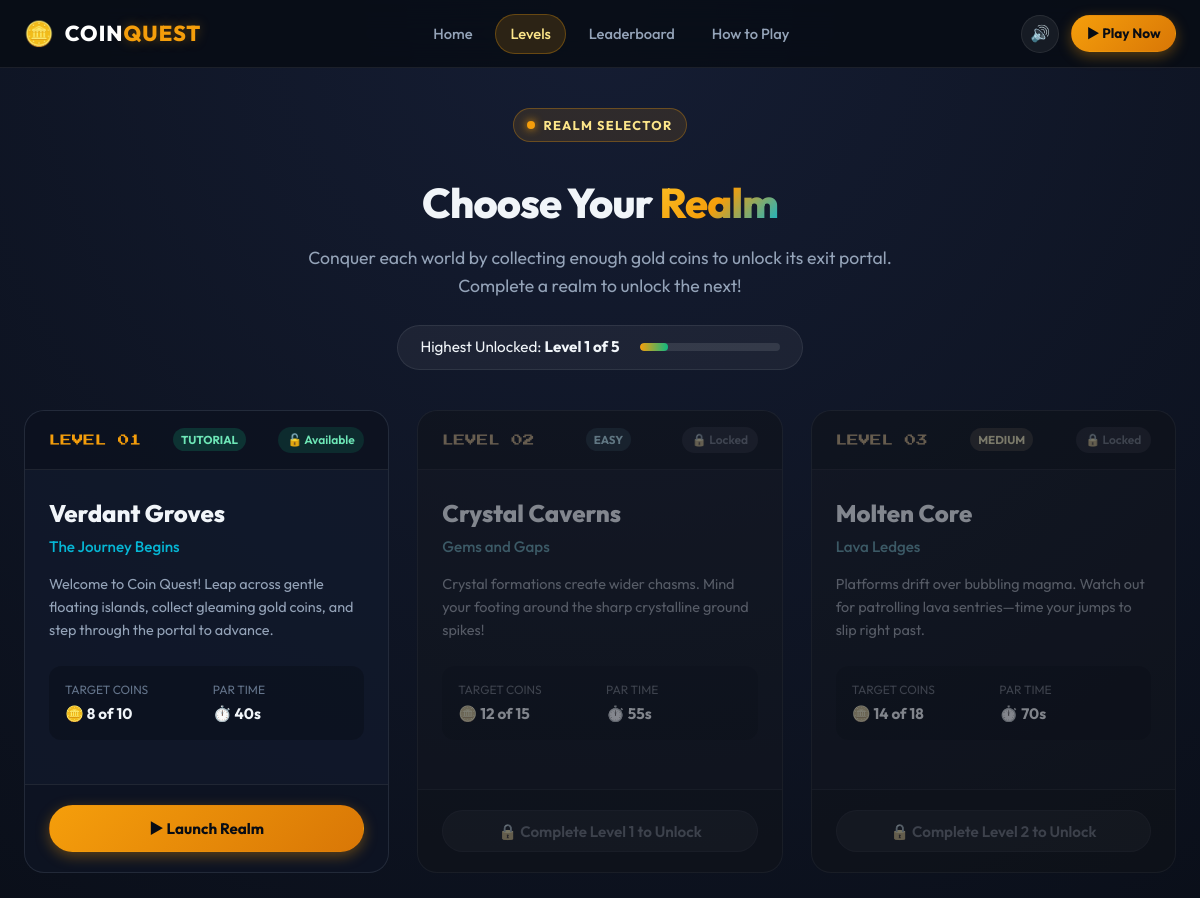
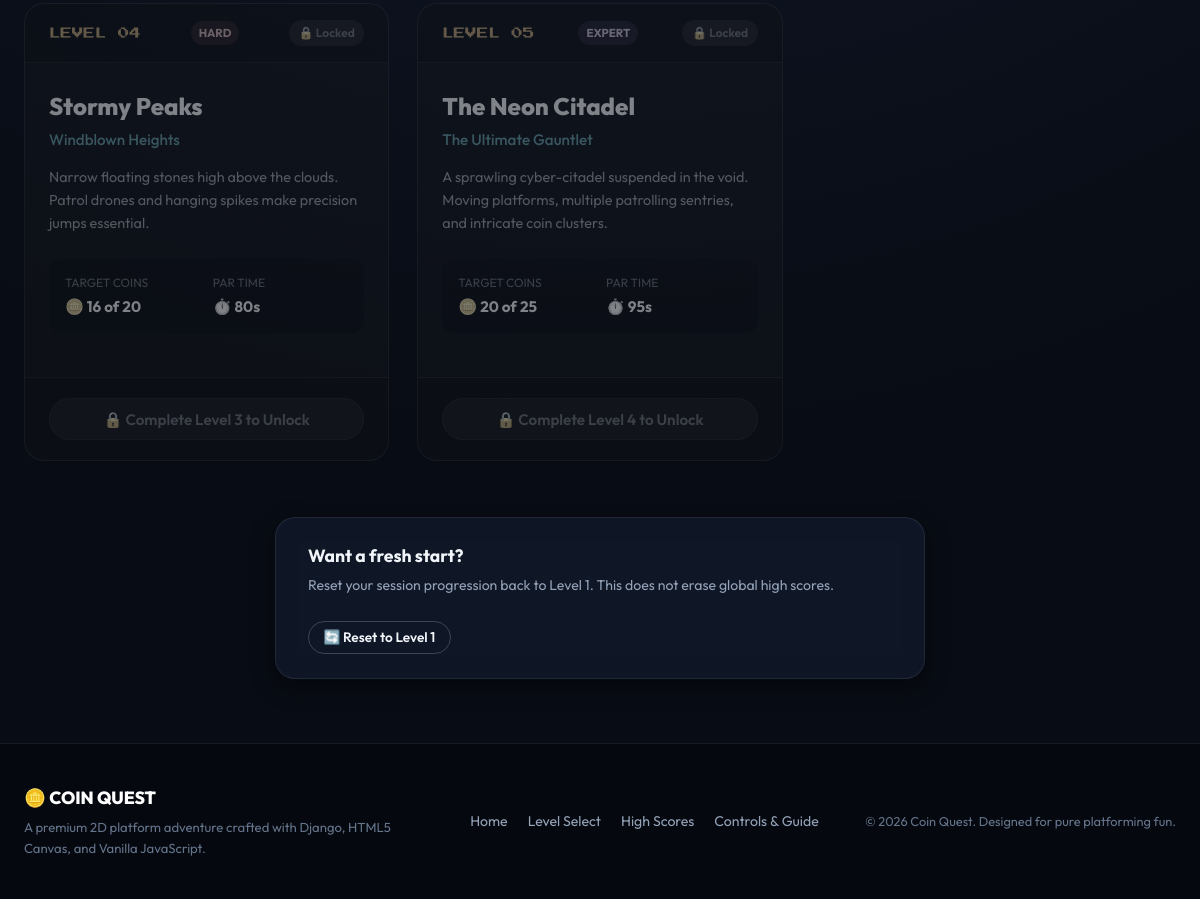
The app's page /levels/ with its own data (2 pictures, top to bottom).
### game/models.py (models this page shows, shortened)
class Level(models.Model):
    DIFFICULTY_CHOICES = [
        ('Tutorial', 'Tutorial'),
        ('Easy', 'Easy'),
        ('Medium', 'Medium'),
        ('Hard', 'Hard'),
        ('Expert', 'Expert'),
    ]
    level_number = models.PositiveIntegerField(unique=True)
    title = models.CharField(max_length=100)
    subtitle = models.CharField(max_length=200, blank=True)
    description = models.TextField(blank=True)
    target_coins = models.PositiveIntegerField(
        default=10,
        help_text="Coins required to open the exit portal."
    )
    total_coins = models.PositiveIntegerField(
        default=15,
        help_text="Total coins placed in this level."
    )
    par_time_seconds = models.PositiveIntegerField(
        default=60,
        help_text="Target completion time in seconds."
    )
    difficulty = models.CharField(
        max_length=20,
        choices=DIFFICULTY_CHOICES,
        default='Easy'
    )
    is_active = models.BooleanField(default=True)
    created_at = models.DateTimeField(auto_now_add=True)
    class Meta:
        ordering = ['level_number']
        verbose_name = 'Level'
        verbose_name_plural = 'Levels'

### game/views.py (the view)
# urls.py: path('levels/', views.level_select_view, name='levels'),
@ensure_csrf_cookie
def level_select_view(request):
    ensure_default_levels()
    unlocked = get_unlocked_levels(request)
    try:
        levels = list(Level.objects.filter(is_active=True).order_by('level_number'))
    except Exception:
        levels = []
    if not levels:
        levels = _get_dummy_levels()
    user_scores = {}
    try:
        session_key = request.session.session_key or ''
        if session_key:
            records = ScoreRecord.objects.filter(session_key=session_key).order_by('level', '-score')
            for rec in records:
                if rec.level_id not in user_scores:
                    user_scores[rec.level_id] = rec
    except Exception:
        pass
    levels_data = []
    for lvl in levels:
        is_unlocked = lvl.level_number in unlocked
        best = user_scores.get(lvl.id)
        levels_data.append({
            'level': lvl,
            'is_unlocked': is_unlocked,
            'best_score': best.score if best else None,
            'best_stars': best.stars if best else 0,
        })
    context = {
        'levels_data': levels_data,
        'highest_unlocked': max(unlocked) if unlocked else 1,
    }
    return render(request, 'game/levels.html', context)

### game/views.py (called while the page is built)
def ensure_default_levels():
    try:
        if Level.objects.count() < len(DEFAULT_LEVELS):
            for data in DEFAULT_LEVELS:
                Level.objects.get_or_create(
                    level_number=data['level_number'],
                    defaults=data
                )
    except Exception:
        pass

def get_unlocked_levels(request):
    try:
        unlocked = request.session.get('unlocked_levels')
    except Exception:
        unlocked = None
    if not unlocked or not isinstance(unlocked, list):
        unlocked = [1]
        try:
            request.session['unlocked_levels'] = unlocked
        except Exception:
            pass
    return unlocked

### game/templates/game/levels.html (shortened to what this page needs)
{% extends 'game/base.html' %}
{% load static %}
{% block content %}
<div class="page-container">
  <div class="page-header text-center">
    <div class="hero-badge">
      <span class="badge-dot"></span> REALM SELECTOR
    </div>
    <h1 class="page-title">Choose Your <span class="text-gradient">Realm</span></h1>
    <p class="page-subtitle">
      Conquer each world by collecting enough gold coins to unlock its exit portal. Complete a realm to unlock the next!
    </p>
    <div class="progression-pill-wrapper">
      <div class="progression-pill">
        <span>Highest Unlocked: <strong>Level {{ highest_unlocked }} of 5</strong></span>
        <div class="progress-bar-track">
          <div class="progress-bar-fill" style="width: calc({{ highest_unlocked }} / 5 * 100%);"></div>
        </div>
      </div>
    </div>
  </div>
  <div class="level-cards-grid">
    {% for item in levels_data %}
      <div class="level-card {% if item.is_unlocked %}card-unlocked{% else %}card-locked{% endif %}">
        <div class="card-status-strip">
          <span class="card-lvl-num">LEVEL 0{{ item.level.level_number }}</span>
          <span class="mini-diff-badge diff-{{ item.level.difficulty|lower }}">{{ item.level.difficulty }}</span>
          {% if item.is_unlocked %}
            <span class="status-badge unlocked-badge">🔓 Available</span>
          {% else %}
            <span class="status-badge locked-badge">🔒 Locked</span>
          {% endif %}
        </div>
        <div class="card-main-content">
          <h2 class="card-realm-name">{{ item.level.title }}</h2>
          <h3 class="card-realm-subtitle">{{ item.level.subtitle }}</h3>
          <p class="card-realm-desc">{{ item.level.description }}</p>
          <div class="realm-specs-grid">
            <div class="spec-item">
              <span class="spec-label">Target Coins</span>
              <span class="spec-value">🪙 {{ item.level.target_coins }} of {{ item.level.total_coins }}</span>
            </div>
            <div class="spec-item">
              <span class="spec-label">Par Time</span>
              <span class="spec-value">⏱️ {{ item.level.par_time_seconds }}s</span>
            </div>
          </div>
        </div>
        <div class="card-footer-action">
          {% if item.is_unlocked %}
            <a href="{% url 'game:play' item.level.level_number %}" class="btn btn-primary btn-block play-level-btn" id="play-level-{{ item.level.level_number }}">
              ▶ Launch Realm
            </a>
          {% else %}
            <button class="btn btn-disabled btn-block" disabled title="Complete prior levels to unlock">
              🔒 Complete Level {{ item.level.level_number|add:"-1" }} to Unlock
            </button>
          {% endif %}
        </div>
      </div>
    {% endfor %}
  </div>
  <div class="reset-section">
    <div class="reset-card glass-panel">
      <div class="reset-info">
        <h4>Want a fresh start?</h4>
        <p>Reset your session progression back to Level 1. This does not erase global high scores.</p>
      </div>
      <form method="POST" action="{% url 'game:reset_progress' %}" onsubmit="return confirm('Are you sure you want to reset your level progression back to Level 1?');">
        <button type="submit" class="btn btn-outline btn-sm reset-btn" id="btn-reset-progress">
          🔄 Reset to Level 1
        </button>
      </form>
    </div>
  </div>
</div>
{% endblock %}

### records on screen
Level: level.level_number "1", level.difficulty "TUTORIAL", shows "🔓 Available", level "Verdant Groves", level.subtitle "The Journey Begins", level.description "Welcome to Coin Quest! Leap across gentle floating islands, collect gleaming gold coins, and step through the portal to advance.", level.target_coins "8", level.total_coins "10", level.par_time_seconds "40"
Level: level.level_number "2", level.difficulty "EASY", shows "🔒 Locked", level "Crystal Caverns", level.subtitle "Gems and Gaps", level.description "Crystal formations create wider chasms. Mind your footing around the sharp crystalline ground spikes!", level.target_coins "12", level.total_coins "15", level.par_time_seconds "55", level.level_number|add "1"
Level: level.level_number "3", level.difficulty "MEDIUM", shows "🔒 Locked", level "Molten Core", level.subtitle "Lava Ledges", level.description "Platforms drift over bubbling magma. Watch out for patrolling lava sentries—time your jumps to slip right past.", level.target_coins "14", level.total_coins "18", level.par_time_seconds "70", level.level_number|add "2"
Level: level.level_number "4", level.difficulty "HARD", shows "🔒 Locked", level "Stormy Peaks", level.subtitle "Windblown Heights", level.description "Narrow floating stones high above the clouds. Patrol drones and hanging spikes make precision jumps essential.", level.target_coins "16", level.total_coins "20", level.par_time_seconds "80", level.level_number|add "3"
Level: level.level_number "5", level.difficulty "EXPERT", shows "🔒 Locked", level "The Neon Citadel", level.subtitle "The Ultimate Gauntlet", level.description "A sprawling cyber-citadel suspended in the void. Moving platforms, multiple patrolling sentries, and intricate coin clusters.", level.target_coins "20", level.total_coins "25", level.par_time_seconds "95", level.level_number|add "4"

### other values on screen
{{ highest_unlocked }} "1"
